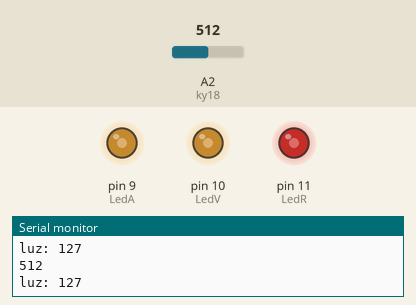
Simulated run of this sketch. Board: Arduino Uno, built with avr-gcc and run on an emulated ATmega328P. Shown: output pins drawn as LEDs (lit = HIGH), the last lines printed to the serial monitor. The inputs (shaded band) are chosen by the test bench; at power-on: A2 (ky18) = 512.

Above: at 1.3 s.
1.4 s: A2 (ky18) set to 716
At 1.8 s:
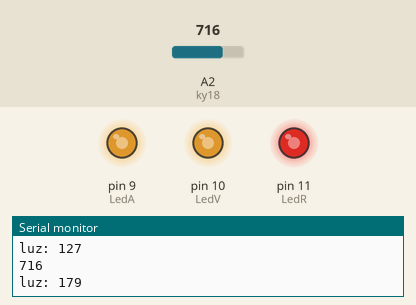
3.0 s: A2 (ky18) set to 900
At 4.2 s:
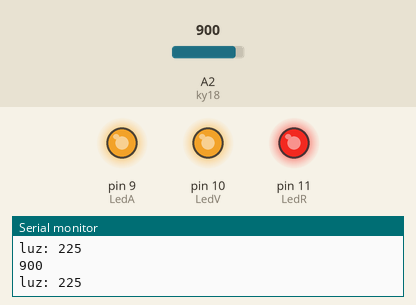
4.5 s: A2 (ky18) set to 1023
At 5.4 s:
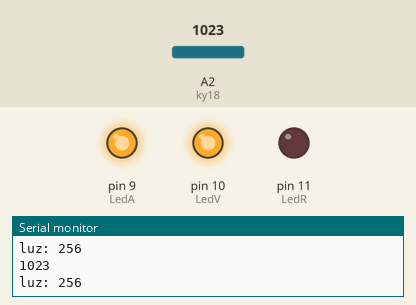
6.0 s: A2 (ky18) set to 122
At 6.6 s:
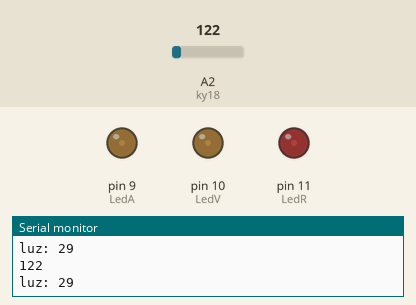
7.5 s: A2 (ky18) set to 511
At 7.9 s:
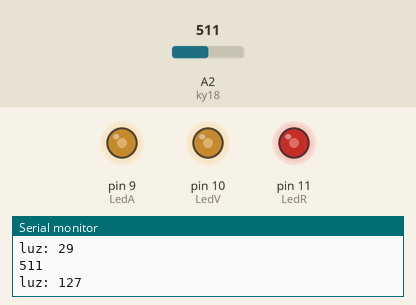
Timing chart, 0 to 10.0 s (numbered marks = the images above; inputs shaded):
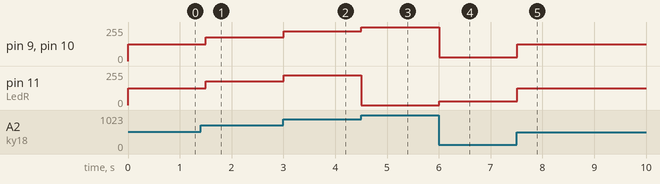

The sketch:

1-Luz-RGB-con-el-Sensor-Foto-Resistor-KY-018.ino
```cpp
/*
  Derechos de autor © UNIT Electronics
  Este codigo se proporciona "tal cual", sin garantías de ningún tipo.

  Para más información, visita nuestro blog:
  https://blog.uelectronics.com/tarjetas-desarrollo/arduino/realiza-un-modulador-de-luz-rgb-con-el-sensor-foto-resistor-ky-018/
*/

int ky18 = 2;            // Define Pin 2 analógico para la entrada de datos analógicos del sensor KY-018
int LedR = 11;           // Define PWM Pin 11 para el LED Rojo (R)
int LedV = 10;           // Define PWM Pin 10 para el LED Verde (G)
int LedA = 9;            // Define PWM Pin 9 para el LED Azul (B)
int valor;               // La variable 'valor' almacenará los datos del sensor KY-018
int luz;                 // La variable 'luz' almacenará los valores que tendrán los LEDs (0-255)

void setup() {
  Serial.begin(9600);        // Inicia el puerto serial a 9600 baudios
  pinMode(ky18, INPUT);      // Declara el pin ky18 como entrada
  pinMode(LedR, OUTPUT);     // Declara el pin LedR como salida
  pinMode(LedA, OUTPUT);     // Declara el pin LedA como salida
  pinMode(LedV, OUTPUT);     // Declara el pin LedV como salida
}

void loop() {
  // Reinicia los valores de los LEDs RGB al comenzar la rutina
  analogWrite(LedR, 0);      // Los valores de los LEDs van de 0 (menor intensidad) a 255 (mayor intensidad)
  analogWrite(LedV, 0);
  analogWrite(LedA, 0);

  valor = analogRead(ky18);  // Guarda en la variable 'valor' los datos del sensor fotoresistor
  Serial.println(valor, DEC); // Imprime la intensidad de luz; valores altos = oscuridad, valores bajos = alta iluminación

  // Asigna valores a 'luz' dependiendo de los datos del sensor usando la función map
  luz = map(valor, 4, 1018, 0, 255);

  Serial.print("luz: ");     // Imprime el mensaje "luz" y...
  Serial.println(luz);       // ... el valor registrado por la función map

  // Los valores de los LEDs Rojo, Verde y Azul serán variables según la información de 'luz'
  analogWrite(LedR, luz);
  analogWrite(LedV, luz);
  analogWrite(LedA, luz);

  delay(500);                // El proceso durará medio segundo
}
```

Measured:
- after the input at 1.4 s, pin 9 (LedA), pin 10 (LedV), pin 11 (LedR): 127/255 → 179/255 after 0.10 s
- after the input at 3.0 s, pin 9 (LedA), pin 10 (LedV), pin 11 (LedR): 179/255 → 225/255 at once
- after the input at 4.5 s, pin 9 (LedA), pin 10 (LedV): 225/255 → 255/255 at once; pin 11 (LedR): 225/255 → 0/255 at once
- after the input at 6.0 s, pin 9 (LedA), pin 10 (LedV): 255/255 → 29/255 at once; pin 11 (LedR): 0/255 → 29/255 at once
- after the input at 7.5 s, pin 9 (LedA), pin 10 (LedV), pin 11 (LedR): 29/255 → 127/255 at once
